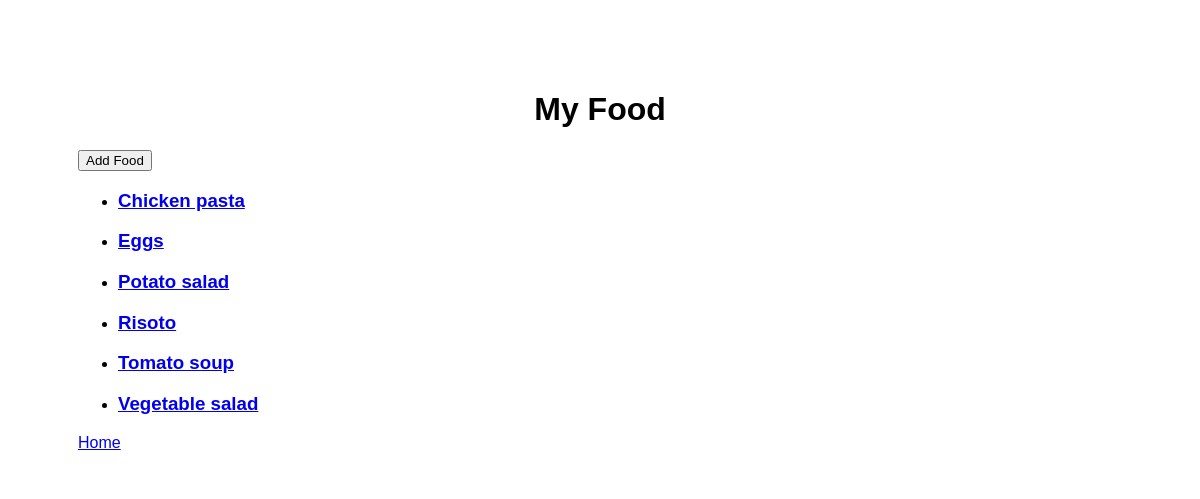
The app's page /meals/food/, older data.
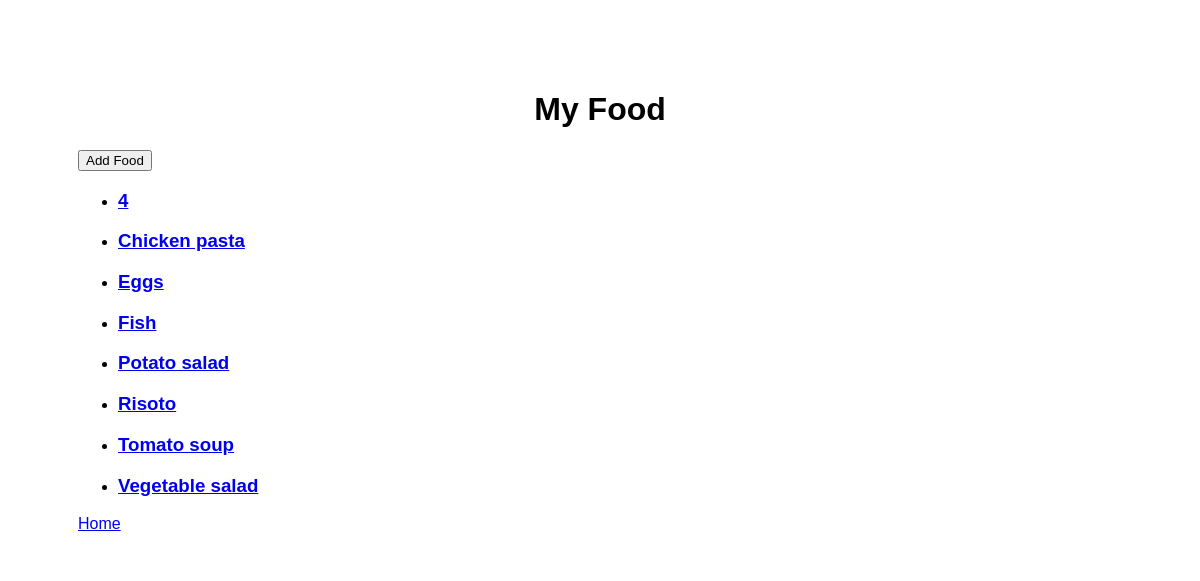
The same page, newer data.
### meals/models.py (models this page shows)
class Food(models.Model):
    name = models.CharField(max_length=100)
    def __str__(self):
        return f"{self.name}"

### meals/views.py (the view)
# urls.py: path('food/', views.all_food, name="all_food"),
def all_food(request):
    return render(request, "meals/food.html",
                  {"all_food": Food.objects.order_by('name')})

### meals/templates/meals/food.html (shortened to what this page needs)
{% extends "meals_base.html" %}
{% block content %}
<div class="mytext">
    <h1>My Food</h1>
    <button onclick="window.location.href='{% url 'new_food' %}';">
      Add Food
    </button>
    <ul>
    {% for f in all_food %}
        <li><h3>
            <a href="{% url 'food' f.id%}">
            {{ f }}
            </a>
        </h3></li>
    {% endfor %}
    </ul>
    <a href="{% url 'welcome' %}">
        Home
    </a>
</div>
{% endblock %}

Row changes from the older to the newer data that the page shows:
added Food: name "4"
added Food: name "Fish"
